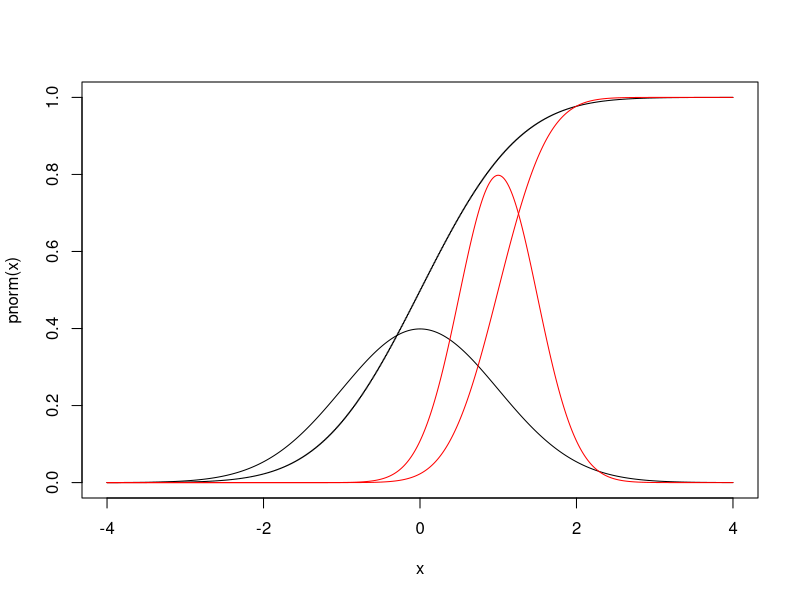

Recreate this plot in R.
x = seq(from=-4,to=4,by=0.01)
plot(x,pnorm(x),type="s")
lines(x,dnorm(x))
lines(x,pnorm(x,1,1/2),col="red")
lines(x,dnorm(x,1,1/2),col="red")